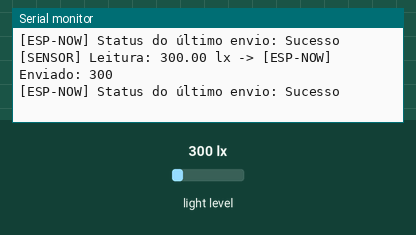
This sketch was run on a simulated ESP32. Parts: the last lines printed to the serial monitor. Inputs (shaded band) come from the test bench; at power-on: light level 300 lx.

Above: at 4.8 s.
4.9 s: light level set to 40 lx
At 6.6 s:
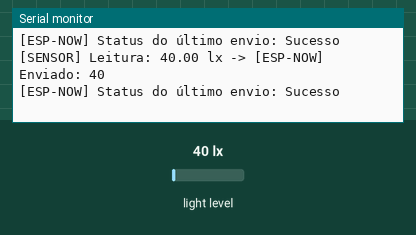
7.9 s: light level set to 500 lx
At 9.4 s:
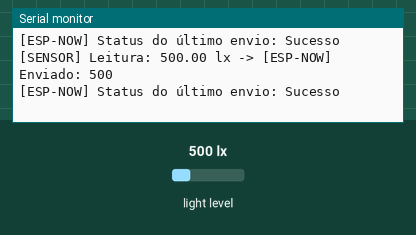
Timing chart, 0 to 10.9 s (numbered marks = the images above; inputs shaded):
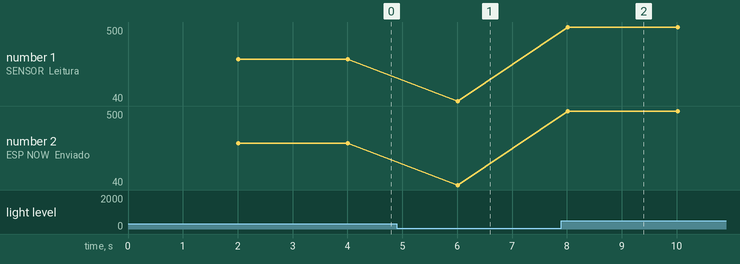

Measured:
- after the input at 4.9 s, the serial monitor: prints a new line after 1.1 s (image 1)
- after the input at 7.9 s, the serial monitor: prints a new line after 0.11 s (image 2)
- plotted number 1: 300 → 40 after the input at 4.9 s, 40 → 500 after the input at 7.9 s
- plotted number 2: 300 → 40 after the input at 4.9 s, 40 → 500 after the input at 7.9 s

The sketch:

esp32_SisEmb_ModS.ino
```cpp
#include <Arduino.h>
#include <Wire.h>
#include <BH1750.h>
#include <WiFi.h>
#include <esp_now.h>

// --- CONFIGURAÇÕES ---
// Endereço MAC do Módulo da Lâmpada (Escravo)
uint8_t macAddressEscravo[] = {0x1C, 0x69, 0x20, 0xA4, 0x88, 0x94};
// Intervalo entre leituras e envios (em milissegundos)
const long readInterval = 2000;

// --- OBJETOS E VARIÁVEIS GLOBAIS ---
BH1750 lightMeter;
esp_now_peer_info_t peerInfo;
long lastReadTime = 0;

// Pinos I2C
const int I2C_SDA_PIN = 21;
const int I2C_SCL_PIN = 22;

// Estrutura de dados para envio.
typedef struct struct_message {
  int luminosityPercent;
} struct_message;

struct_message myData;

// Função de callback executada após o envio de uma mensagem
void OnDataSent(const uint8_t *mac_addr, esp_now_send_status_t status) {
  Serial.print("\r\n[ESP-NOW] Status do último envio: ");
  Serial.println(status == ESP_NOW_SEND_SUCCESS ? "Sucesso" : "Falha");
}

void setup() {
  Serial.begin(115200);
  Serial.println("\n\n=================================================");
  Serial.println("Módulo de Sensoriamento (Emissor ESP-NOW) - Iniciado");
  Serial.println("=================================================");

  // Inicia a comunicação I2C
  Wire.begin(I2C_SDA_PIN, I2C_SCL_PIN);

  // Inicia o sensor BH1750
  if (lightMeter.begin(BH1750::CONTINUOUS_HIGH_RES_MODE)) {
    Serial.println(F("[SENSOR] Sensor BH1750 encontrado e configurado."));
  } else {
    Serial.println(F("[SENSOR] ERRO: Sensor BH1750 nao encontrado. Verifique as conexoes!"));
    while (1) { delay(10); } // Trava se não encontrar
  }

  // --- CONFIGURAÇÃO ESP-NOW ---
  // Coloca o dispositivo no modo Wi-Fi Station
  WiFi.mode(WIFI_STA);
  Serial.print("[WIFI] Endereço MAC deste dispositivo: ");
  Serial.println(WiFi.macAddress());

  // Inicializa o ESP-NOW
  if (esp_now_init() != ESP_OK) {
    Serial.println("[ESP-NOW] Erro ao inicializar o ESP-NOW");
    return;
  }

  // Registra o callback de envio
  esp_now_register_send_cb(OnDataSent);

  // Registra o peer (o Módulo da Lâmpada)
  memcpy(peerInfo.peer_addr, macAddressEscravo, 6);
  peerInfo.channel = 0;
  peerInfo.encrypt = false;

  // Adiciona o peer
  if (esp_now_add_peer(&peerInfo) != ESP_OK) {
    Serial.println("[ESP-NOW] Falha ao adicionar o peer");
    return;
  }
  Serial.println("[ESP-NOW] Peer adicionado. Pronto para enviar dados.");
}

void loop() {
  // Envia os dados periodicamente
  if (millis() - lastReadTime >= readInterval) {
    lastReadTime = millis();

    if (lightMeter.measurementReady(true)) {
      float lux = lightMeter.readLightLevel();
      myData.luminosityPercent = lux;

      // Envia a estrutura de dados via ESP-NOW
      esp_err_t result = esp_now_send(macAddressEscravo, (uint8_t *) &myData, sizeof(myData));

      if (result == ESP_OK) {
        Serial.print("[SENSOR] Leitura: ");
        Serial.print(lux);
        Serial.print(" lx -> [ESP-NOW] Enviado: ");
        Serial.print(myData.luminosityPercent);
        //Serial.println("%");
      } else {
        Serial.println("[ESP-NOW] Erro ao enviar os dados.");
      }
    }
  }
  delay(10);
}
```
